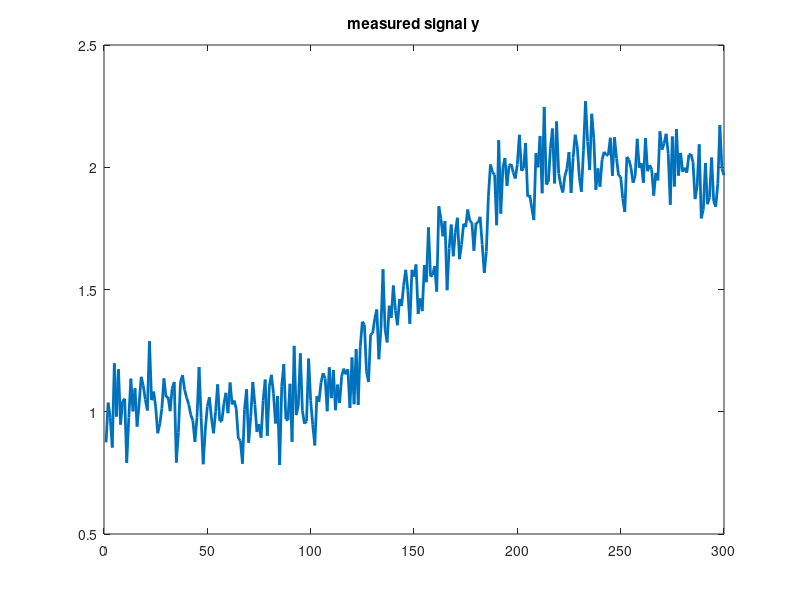

Write the MATLAB code that produced this figure. (Note: this script raises an error after producing the figure.)
clear; close all; clc;
load Aug11.mat

meas = ykf; % get measurement

%ykf=detrend(ykf);
n_meas = length(meas); % sequence length
time = 1:300; % time steps

figure;
plot(1:n_meas, meas, 'linewidth', 2); % plot measurement
title("measured signal y")

% dim of the parameter vector
dim = 2;

[tht, Pt] = special_kf(ykf, dim);

phi = ones(2, 300);
phi(2, :) = 1:300; % initialize the regression vector

s_est = diag(phi' * tht)'; % get the estimates of s


figure;
plot(1:n_meas, tht);
title("theta")
legend("a_t", "b_t")

figure;
plot(1:n_meas, s_est);
title("estimated signal s")

figure;
plot(1:n_meas, meas, 'linewidth', 2); hold on; % plot measurement
plot(1:n_meas, s_est, 'r', 'linewidth', 2); % plot estimated signal
legend('Measurements', 'Estimated Signal');
title('Signal Estimation using adaptive Kalman Filter');
xlabel('Time');
ylabel('Signal Value');


function [tht,Pt]=special_kf(y,na,Q)
%RLS for adaptive AR parameter estimation
if nargin<3; Q=(1e-5)*eye(na); end

% init variables 
R = 1;
N=length(y);
th=zeros(na,1);
epsi = zeros(1, N);
tht = zeros(na, N);
P=100*eye(na);
Pt = zeros(na, na, N);

for t=1:N
    phi = [1 t]';
    K= P * phi ./ (R + phi' * P * phi);

    %update & store
    P = P - K * phi' * P + Q;
    epsi(:,t) = y(t) - phi' * th;
    th = th + K * epsi(:,t);
    tht(:,t) = th; 
    Pt(:,:,t) = P;
end
end


 




